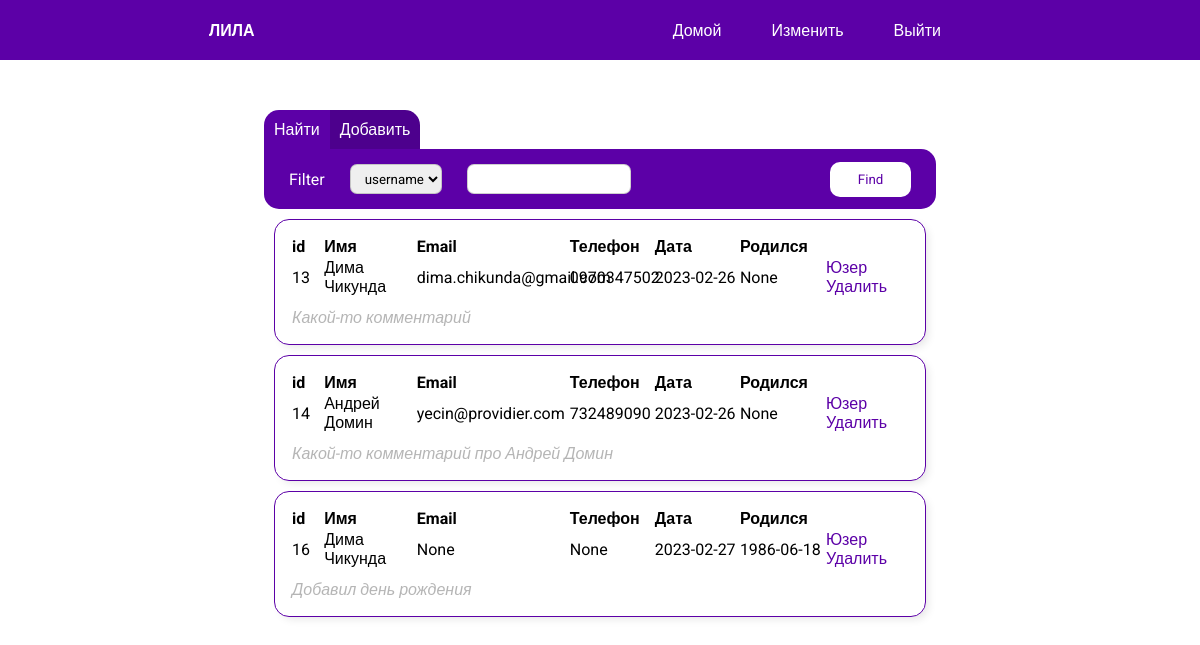
Screenshot of /index (signed in) with the database file from the repository.
### project/models.py (models this page shows, shortened)
class User(db.Model):
    id = db.Column(db.Integer, primary_key=True)
    name = db.Column(db.String(64))
    email = db.Column(db.String(64), unique=True)
    phone = db.Column(db.String(64), unique=True)
    date = db.Column(db.Date)
    birthday = db.Column(db.Date)
    additional_comment = db.Column(db.String(64))

### project/routes.py (the view, shortened to what this page needs)
@app.route('/', methods=['GET', 'POST'])
@app.route('/index', methods=['GET', 'POST'])
@login_required
def index():
    search_form = SearchForm()
    add_form = AddUserForm()
    users = User.query.all()
    return render_template('index.html', search_form=search_form, add_form=add_form, users=users)

### project/forms.py (shortened to what this page needs)
class SearchForm(FlaskForm):
    type = SelectField('Filter', choices=[(1, 'username'), (2, 'email')])
    input = SearchField()
    submit = SubmitField('Find')

class AddUserForm(FlaskForm):
    name = StringField('Имя', validators=[DataRequired()])
    email = EmailField('Email', validators=[Optional()])
    phone = StringField('Phone', validators=[Optional()])
    birthday = DateField('Birthday')
    comment = StringField('Comment')
    submit = SubmitField('Save')

### project/models.py (called while the page is built)
@login.user_loader
def load_user(id):
    return Admin.query.get(int(id))

### project/templates/index.html (shortened to what this page needs)
<link rel="stylesheet" href="/static/css/_user.css">
<link rel="stylesheet" href="/static/css/index.css">
{% extends 'base.html' %}
{% block content %}
<div class="wrapper">
    <div class="users_block">
        <div class="switcher">
            <div class="search_window_button" id = 'pressed'>
                <p>Найти</p>
            </div>
            <div class="add_window_button" id ='unpressed'>
                <p>Добавить</p>
            </div>
        </div>
        <div class="search_block " id="">
            <form class="search" action="" method="POST">
                <ul class="search_menu">
                    {{search_form.type.label}}
                    {{search_form.type(class='field')}}
                    {{search_form.input(class= 'field')}}
                </ul>
                {{search_form.submit(class='button')}}
            </form>
            <div class="result">
                {% for user in users%}
                {% include  '_user.html'%}
                {% endfor %}
            </div>
        </div>
    </div>
</div>
{% endblock %}

### project/templates/_user.html
<div href="/" class="table_block">
    <table class="user_block">
        <tbody>
            <tr>
                <th class="id">id</th>
                <th class="name">Имя</th>
                <th class="email">Email</th>
                <th>Телефон</th>
                <th>Дата</th>
                <th>Родился</th>
                <th></th>
            </tr>
            <tr>
                <td class="id">{{user.id}}</td>
                <td>{{user.name}}</td>
                <td>{{user.email}}</td>
                <td>{{user.phone}}</td>
                <td>{{user.date}}</td>
                <td>{{user.birthday}}</td>
                <td class="buttons">
                    <a href="{{ url_for('user', id=user.id) }}" class="button">Юзер</a>
                    <a href="{{ url_for('delete', id=user.id) }}" class="button">Удалить</a>
                </td>
            </tr>
            <tr>
                <td colspan="5" class="comment">{{user.additional_comment}}</td>
            </tr>
        </tbody>
    </table>
</div>

### project/static/css/_user.css (style rules this page uses)
.table_block { display: block; margin: 10px; }
.user_block { width: 100%; text-align: left; padding: 15px; table-layout: fixed; border-radius: 15px; border: 1px solid rgb(92, 0, 167); -webkit-box-shadow: 4px 4px 9px -2px rgba(0,0,0,0.10); -moz-box-shadow: 4px 4px 9px -2px rgba(0,0,0,0.10); box-shadow: 4px 4px 9px -2px rgba(0,0,0,0.10); }
.id { width: 5%; }
.name { width: 15%; }
.email { width: 25%; }
.comment { padding-top: 10px; font-style: italic; color: rgba(128, 128, 128, 0.583); }

### project/static/css/index.css (style rules this page uses)
.users_block { width: 70%; height: 85vh; margin: 0px auto; margin-top: 50px; }
.switcher { display: flex; text-align: center; }
.switcher p { text-align: center; padding: 10px; cursor: pointer; }
#pressed { background-color: rgb(92, 0, 167); }
#unpressed { background-color: rgb(77, 0, 141); }
.search { display: flex; height: 60px; background-color: rgb(92, 0, 167); border-radius: 0px 15px 15px 15px; align-items: center; }
.search_menu { display: flex; align-items: center; width: 100%; padding-left: 25px; color: white; }
.result { width: 100%; height: 75vh; overflow: scroll; }
.field { height: 30px; margin-left: 25px; border: 1px solid rgba(128, 128, 128, 0.382); border-radius: 7px; padding-left: 10px; }
.search_window_button { border-radius: 15px 0px 0px 0px; color: white; }
.add_window_button { border-radius: 0px 15px 0px 0px; color: white; }
.button { height: 35px; width: 100px; margin-right: 25px; background-color: rgb(255, 255, 255); border: 1px solid rgba(128, 128, 128, 0); border-radius: 10px; color: rgb(92, 0, 167); }

### project/static/css/base.css (style rules this page uses)
* { padding: 0px; margin: 0px; font-family: 'Roboto', sans-serif; text-decoration: none; }
.wrapper { width: 80%; margin: 0px auto; }

### rows the page displays
User: id "13", name "Дима Чикунда", email "dima.chikunda@gmail.com", phone "0970347502", date "2023-02-26", birthday "None", additional_comment "Какой-то комментарий"
User: id "14", name "Андрей Домин", email "yecin@providier.com", phone "732489090", date "2023-02-26", birthday "None", additional_comment "Какой-то комментарий про Андрей Домин"
User: id "16", name "Дима Чикунда", email "None", phone "None", date "2023-02-27", birthday "1986-06-18", additional_comment "Добавил день рождения"

### other values shown
{{ search_form.type.label }} "Filter"
